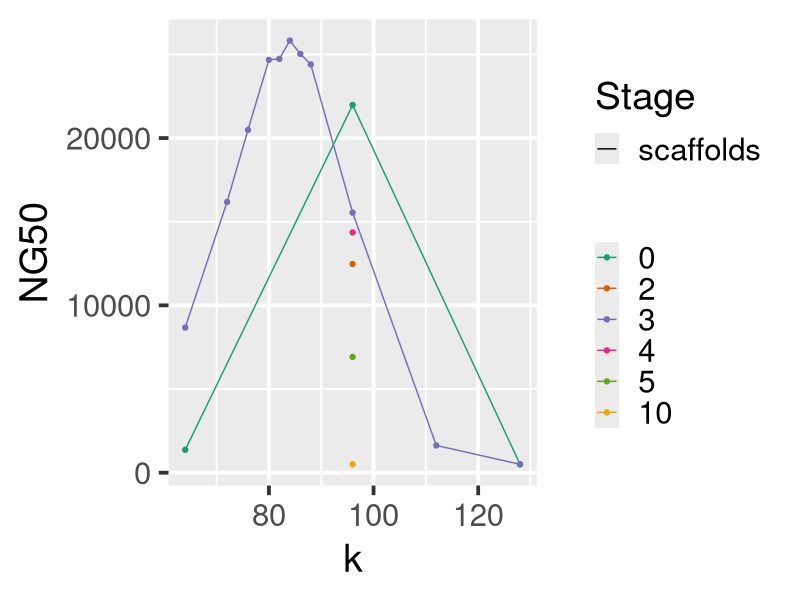
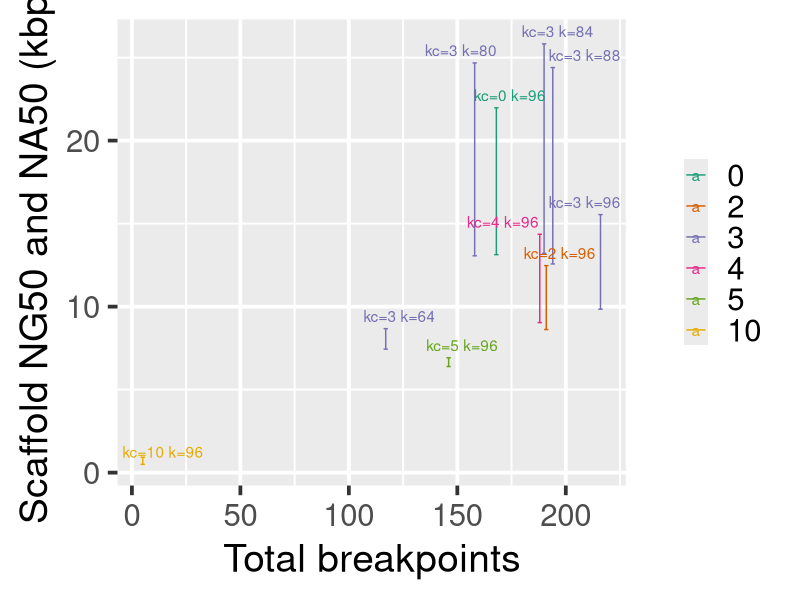
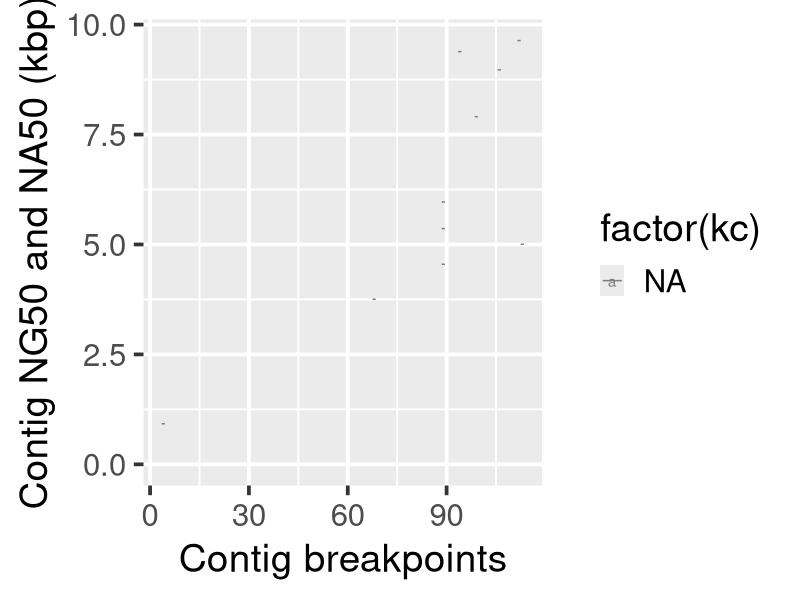

Reproduce these figures in R, in order.
## ---- chunk 1
library(dplyr)
library(ggplot2)
library(ggrepel)
library(knitr)
library(magrittr)
library(readr)
library(tidyr)
## ---- chunk 2
assembly_data_orig <- read_tsv("abyss-fac.tsv")
aligned_data_orig <- read_tsv("samtobreak.tsv")
## ---- chunk 3
assembly_data <- assembly_data_orig %>%
  mutate(Directory = dirname(name), File = basename(name)) %>%
  separate(Directory, c("Assembler", "Version", "k", "kc"), sep = "/", remove = FALSE) %>%
  mutate(
    kc = as.integer(sub("kc", "", kc)),
    k = as.integer(sub("k", "", k))) %>%
  replace_na(list(kc = 0)) %>%
  separate(File, c("Species", "Stage", "Ext")) %>%
  select(-Ext) %>%
  filter(Assembler != ".")

aligned_data <- aligned_data_orig %>%
  mutate(Directory = dirname(File), File = basename(File)) %>%
    separate(File, c("Reference", "Species", "Stage", "Ext")) %>%
    select(-Reference, -Ext)

scaffold_data <- left_join(aligned_data %>% mutate(Stage = "scaffolds"), assembly_data,
    by = c("Directory", "Species", "Stage")) %>%
    mutate(Directory = factor(Directory, unique(Directory)),
      Stage = factor(Stage, unique(Stage)))

contig_data <- left_join(aligned_data, assembly_data,
    by = c("Directory", "Species", "Stage")) %>%
    mutate(Directory = factor(Directory, unique(Directory)),
      Stage = factor(Stage, unique(Stage)))
## ---- chunk 4
ggplot(assembly_data) +
  aes(x = k, y = NG50, colour = factor(kc), linetype = Stage, group = paste(kc, Stage)) +
  geom_line() +
  geom_point() +
  scale_colour_brewer(name = NULL, palette = "Dark2") +
  theme_grey(28)
## ---- chunk 5
ggplot(scaffold_data) +
  aes(x = Total_breakpoints, label = paste0("kc=", kc, " k=", k), colour = factor(kc), group = factor(kc)) +
  xlab("Total breakpoints") + ylab("Scaffold NG50 and NA50 (kbp)") +
  geom_errorbar(aes(ymin = Scaffold_NA50 / 1e3, ymax = NG50 / 1e3), width = 2) +
  geom_text_repel(aes(y = NG50 / 1e3),
    nudge_y = 0.2, segment.color = "#cccccc") +
  scale_colour_brewer(name = NULL, palette = "Dark2") +
  theme_grey(28)
## ---- chunk 6
ggplot(contig_data) +
  aes(x = Contig_breakpoints, label = paste0("kc=", kc, " k=", k), colour = factor(kc), group = factor(kc)) +
  xlab("Contig breakpoints") + ylab("Contig NG50 and NA50 (kbp)") +
  geom_errorbar(aes(ymin = Contig_NA50 / 1e3, ymax = NG50 / 1e3), width = 1) +
  geom_text_repel(aes(y = NG50 / 1e3),
    nudge_y = 0.2, segment.color = "#cccccc") +
  theme_grey(28) +
  ylim(0, NA)
## ---- chunk 7
kable(scaffold_data)
## ---- chunk 8
kable(assembly_data)
## ---- chunk 9
kable(aligned_data)
